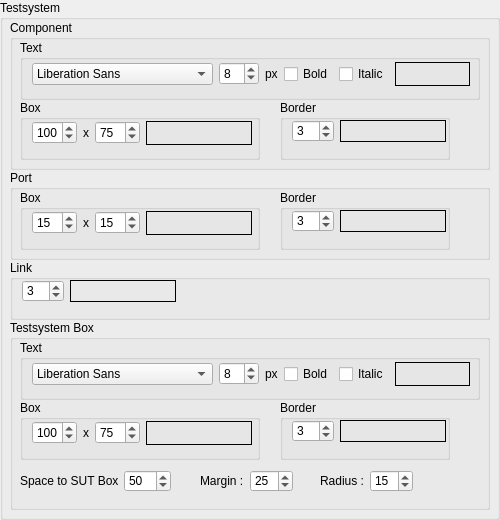
        <widget class="QGroupBox" name="_tsGroupBox">
         <property name="minimumSize">
          <size>
           <width>500</width>
           <height>520</height>
          </size>
         </property>
         <property name="maximumSize">
          <size>
           <width>500</width>
           <height>520</height>
          </size>
         </property>
         <property name="title">
          <string>Testsystem</string>
         </property>
         <property name="flat">
          <bool>true</bool>
         </property>
         <widget class="QGroupBox" name="_tsCompGroupBox">
          <property name="geometry">
           <rect>
            <x>10</x>
            <y>20</y>
            <width>480</width>
            <height>150</height>
           </rect>
          </property>
          <property name="minimumSize">
           <size>
            <width>480</width>
            <height>150</height>
           </size>
          </property>
          <property name="maximumSize">
           <size>
            <width>480</width>
            <height>150</height>
           </size>
          </property>
          <property name="title">
           <string>Component</string>
          </property>
          <widget class="QGroupBox" name="_tsCompTextFontGroupBox">
           <property name="geometry">
            <rect>
             <x>10</x>
             <y>20</y>
             <width>460</width>
             <height>60</height>
            </rect>
           </property>
           <property name="minimumSize">
            <size>
             <width>460</width>
             <height>60</height>
            </size>
           </property>
           <property name="maximumSize">
            <size>
             <width>460</width>
             <height>60</height>
            </size>
           </property>
           <property name="title">
            <string>Text</string>
           </property>
           <widget class="QWidget" name="layoutWidget_10">
            <property name="geometry">
             <rect>
              <x>12</x>
              <y>22</y>
              <width>438</width>
              <height>24</height>
             </rect>
            </property>
            <layout class="QHBoxLayout" name="_tsCompTextFontHorizontalLayout">
             <item>
              <widget class="QFontComboBox" name="_tsCompTextFontComboBox">
               <property name="sizePolicy">
                <sizepolicy hsizetype="Expanding" vsizetype="Fixed">
                 <horstretch>0</horstretch>
                 <verstretch>0</verstretch>
                </sizepolicy>
               </property>
               <property name="editable">
                <bool>false</bool>
               </property>
               <property name="currentFont">
                <font>
                 <family>MS Sans Serif</family>
                </font>
               </property>
              </widget>
             </item>
             <item>
              <layout class="QHBoxLayout" name="_tsCompTexFontSizeHorizontalLayout">
               <item>
                <widget class="QSpinBox" name="_tsCompTextFontSizeSpinBox">
                 <property name="sizePolicy">
                  <sizepolicy hsizetype="Expanding" vsizetype="Fixed">
                   <horstretch>0</horstretch>
                   <verstretch>0</verstretch>
                  </sizepolicy>
                 </property>
                 <property name="minimumSize">
                  <size>
                   <width>40</width>
                   <height>0</height>
                  </size>
                 </property>
                 <property name="minimum">
                  <number>6</number>
                 </property>
                 <property name="maximum">
                  <number>72</number>
                 </property>
                 <property name="value">
                  <number>8</number>
                 </property>
                </widget>
               </item>
               <item>
                <widget class="QLabel" name="_tsCompTextFontSizeUnitLabel">
                 <property name="text">
                  <string>px</string>
                 </property>
                </widget>
               </item>
              </layout>
             </item>
             <item>
              <widget class="QCheckBox" name="_tsCompTextFontBoldCheckBox">
               <property name="text">
                <string>Bold</string>
               </property>
              </widget>
             </item>
             <item>
              <widget class="QCheckBox" name="_tsCompTextFontItalicCheckBox">
               <property name="text">
                <string>Italic</string>
               </property>
              </widget>
             </item>
             <item>
              <widget class="ClickableLabel" name="_tsCompTextSelectedColor">
               <property name="minimumSize">
                <size>
                 <width>75</width>
                 <height>0</height>
                </size>
               </property>
               <property name="frameShape">
                <enum>QFrame::Box</enum>
               </property>
               <property name="text">
                <string/>
               </property>
              </widget>
             </item>
            </layout>
           </widget>
          </widget>
          <widget class="QGroupBox" name="_tsCompBorderGroupBox">
           <property name="geometry">
            <rect>
             <x>270</x>
             <y>80</y>
             <width>170</width>
             <height>60</height>
            </rect>
           </property>
           <property name="minimumSize">
            <size>
             <width>170</width>
             <height>60</height>
            </size>
           </property>
           <property name="maximumSize">
            <size>
             <width>170</width>
             <height>60</height>
            </size>
           </property>
           <property name="title">
            <string>Border</string>
           </property>
           <widget class="QWidget" name="layoutWidget_11">
            <property name="geometry">
             <rect>
              <x>12</x>
              <y>20</y>
              <width>154</width>
              <height>22</height>
             </rect>
            </property>
            <layout class="QHBoxLayout" name="_tsCompBorderHorizontalLayout">
             <item>
              <widget class="QSpinBox" name="_tsCompBorderWidthSpinBox">
               <property name="minimumSize">
                <size>
                 <width>40</width>
                 <height>0</height>
                </size>
               </property>
               <property name="minimum">
                <number>1</number>
               </property>
               <property name="maximum">
                <number>10</number>
               </property>
               <property name="value">
                <number>3</number>
               </property>
              </widget>
             </item>
             <item>
              <widget class="ClickableLabel" name="_tsCompBorderSelectedColor">
               <property name="minimumSize">
                <size>
                 <width>106</width>
                 <height>0</height>
                </size>
               </property>
               <property name="frameShape">
                <enum>QFrame::Box</enum>
               </property>
               <property name="text">
                <string/>
               </property>
              </widget>
             </item>
            </layout>
           </widget>
          </widget>
          <widget class="QGroupBox" name="_tsCompBoxGroupBox">
           <property name="geometry">
            <rect>
             <x>10</x>
             <y>80</y>
             <width>240</width>
             <height>60</height>
            </rect>
           </property>
           <property name="minimumSize">
            <size>
             <width>240</width>
             <height>60</height>
            </size>
           </property>
           <property name="maximumSize">
            <size>
             <width>240</width>
             <height>60</height>
            </size>
           </property>
           <property name="title">
            <string>Box</string>
           </property>
           <widget class="QWidget" name="layoutWidget_12">
            <property name="geometry">
             <rect>
              <x>12</x>
              <y>21</y>
              <width>220</width>
              <height>24</height>
             </rect>
            </property>
            <layout class="QHBoxLayout" name="_tsCompBoxHorizontalLayout">
             <item>
              <layout class="QHBoxLayout" name="_tsCompBoxSizeHorizontalLayout" stretch="5,1,5">
               <item>
                <widget class="QSpinBox" name="_tsCompBoxWSpinBox">
                 <property name="minimum">
                  <number>16</number>
                 </property>
                 <property name="maximum">
                  <number>256</number>
                 </property>
                 <property name="value">
                  <number>100</number>
                 </property>
                </widget>
               </item>
               <item>
                <widget class="QLabel" name="_tsCompBoxSizeLabel">
                 <property name="text">
                  <string>x</string>
                 </property>
                </widget>
               </item>
               <item>
                <widget class="QSpinBox" name="_tsCompBoxHSpinBox">
                 <property name="minimum">
                  <number>16</number>
                 </property>
                 <property name="maximum">
                  <number>256</number>
                 </property>
                 <property name="value">
                  <number>75</number>
                 </property>
                </widget>
               </item>
              </layout>
             </item>
             <item>
              <widget class="ClickableLabel" name="_tsCompBoxSelectedColor">
               <property name="minimumSize">
                <size>
                 <width>106</width>
                 <height>0</height>
                </size>
               </property>
               <property name="frameShape">
                <enum>QFrame::Box</enum>
               </property>
               <property name="text">
                <string/>
               </property>
              </widget>
             </item>
            </layout>
           </widget>
          </widget>
         </widget>
         <widget class="QGroupBox" name="_tsBoxGroupBox">
          <property name="geometry">
           <rect>
            <x>10</x>
            <y>320</y>
            <width>480</width>
            <height>190</height>
           </rect>
          </property>
          <property name="minimumSize">
           <size>
            <width>480</width>
            <height>190</height>
           </size>
          </property>
          <property name="maximumSize">
           <size>
            <width>480</width>
            <height>190</height>
           </size>
          </property>
          <property name="title">
           <string>Testsystem Box</string>
          </property>
          <widget class="QGroupBox" name="_tsBoxTextFontGroupBox">
           <property name="geometry">
            <rect>
             <x>10</x>
             <y>20</y>
             <width>460</width>
             <height>60</height>
            </rect>
           </property>
           <property name="minimumSize">
            <size>
             <width>460</width>
             <height>60</height>
            </size>
           </property>
           <property name="maximumSize">
            <size>
             <width>460</width>
             <height>60</height>
            </size>
           </property>
           <property name="title">
            <string>Text</string>
           </property>
           <widget class="QWidget" name="layoutWidget_13">
            <property name="geometry">
             <rect>
              <x>12</x>
              <y>22</y>
              <width>438</width>
              <height>24</height>
             </rect>
            </property>
            <layout class="QHBoxLayout" name="_tsBoxTextFontHorizontalLayout">
             <item>
              <widget class="QFontComboBox" name="_tsBoxTextFontComboBox">
               <property name="sizePolicy">
                <sizepolicy hsizetype="Expanding" vsizetype="Fixed">
                 <horstretch>0</horstretch>
                 <verstretch>0</verstretch>
                </sizepolicy>
               </property>
               <property name="editable">
                <bool>false</bool>
               </property>
               <property name="currentFont">
                <font>
                 <family>MS Sans Serif</family>
                </font>
               </property>
              </widget>
             </item>
             <item>
              <layout class="QHBoxLayout" name="_tsBoxTexFontSizeHorizontalLayout">
               <item>
                <widget class="QSpinBox" name="_tsBoxTextFontSizeSpinBox">
                 <property name="sizePolicy">
                  <sizepolicy hsizetype="Expanding" vsizetype="Fixed">
                   <horstretch>0</horstretch>
                   <verstretch>0</verstretch>
                  </sizepolicy>
                 </property>
                 <property name="minimumSize">
                  <size>
                   <width>40</width>
                   <height>0</height>
                  </size>
                 </property>
                 <property name="minimum">
                  <number>6</number>
                 </property>
                 <property name="maximum">
                  <number>72</number>
                 </property>
                 <property name="value">
                  <number>8</number>
                 </property>
                </widget>
               </item>
               <item>
                <widget class="QLabel" name="_tsBoxTextFontSizeUnitLabel">
                 <property name="text">
                  <string>px</string>
                 </property>
                </widget>
               </item>
              </layout>
             </item>
             <item>
              <widget class="QCheckBox" name="_tsBoxTextFontBoldCheckBox">
               <property name="text">
                <string>Bold</string>
               </property>
              </widget>
             </item>
             <item>
              <widget class="QCheckBox" name="_tsBoxTextFontItalicCheckBox">
               <property name="text">
                <string>Italic</string>
               </property>
              </widget>
             </item>
             <item>
              <widget class="ClickableLabel" name="_tsBoxTextSelectedColor">
               <property name="minimumSize">
                <size>
                 <width>75</width>
                 <height>0</height>
                </size>
               </property>
               <property name="frameShape">
                <enum>QFrame::Box</enum>
               </property>
               <property name="text">
                <string/>
               </property>
              </widget>
             </item>
            </layout>
           </widget>
          </widget>
          <widget class="QGroupBox" name="_tsBoxBorderGroupBox">
           <property name="geometry">
            <rect>
             <x>270</x>
             <y>80</y>
             <width>170</width>
             <height>60</height>
            </rect>
           </property>
           <property name="minimumSize">
            <size>
             <width>170</width>
             <height>60</height>
            </size>
           </property>
           <property name="maximumSize">
            <size>
             <width>170</width>
             <height>60</height>
            </size>
           </property>
           <property name="title">
            <string>Border</string>
           </property>
           <widget class="QWidget" name="layoutWidget_14">
            <property name="geometry">
             <rect>
              <x>12</x>
              <y>20</y>
              <width>154</width>
              <height>22</height>
             </rect>
            </property>
            <layout class="QHBoxLayout" name="_tsBoxBorderHorizontalLayout">
             <item>
              <widget class="QSpinBox" name="_tsBoxBorderWidthSpinBox">
               <property name="minimumSize">
                <size>
                 <width>40</width>
                 <height>0</height>
                </size>
               </property>
               <property name="minimum">
                <number>1</number>
               </property>
               <property name="maximum">
                <number>10</number>
               </property>
               <property name="value">
                <number>3</number>
               </property>
              </widget>
             </item>
             <item>
              <widget class="ClickableLabel" name="_tsBoxBorderSelectedColor">
               <property name="minimumSize">
                <size>
                 <width>106</width>
                 <height>0</height>
                </size>
               </property>
               <property name="frameShape">
                <enum>QFrame::Box</enum>
               </property>
               <property name="text">
                <string/>
               </property>
              </widget>
             </item>
            </layout>
           </widget>
          </widget>
          <widget class="QGroupBox" name="_tsBoxBoxGroupBox">
           <property name="geometry">
            <rect>
             <x>10</x>
             <y>80</y>
             <width>240</width>
             <height>60</height>
            </rect>
           </property>
           <property name="minimumSize">
            <size>
             <width>240</width>
             <height>60</height>
            </size>
           </property>
           <property name="maximumSize">
            <size>
             <width>240</width>
             <height>60</height>
            </size>
           </property>
           <property name="title">
            <string>Box</string>
           </property>
           <widget class="QWidget" name="layoutWidget_15">
            <property name="geometry">
             <rect>
              <x>12</x>
              <y>21</y>
              <width>220</width>
              <height>24</height>
             </rect>
            </property>
            <layout class="QHBoxLayout" name="_tsBoxBoxHorizontalLayout">
             <item>
              <layout class="QHBoxLayout" name="_tsBoxBoxSizeHorizontalLayout" stretch="5,1,5">
               <item>
                <widget class="QSpinBox" name="_tsBoxBoxWSpinBox">
                 <property name="minimum">
                  <number>16</number>
                 </property>
                 <property name="maximum">
                  <number>256</number>
                 </property>
                 <property name="value">
                  <number>100</number>
                 </property>
                </widget>
               </item>
               <item>
                <widget class="QLabel" name="_tsBoxBoxSizeLabel">
                 <property name="text">
                  <string>x</string>
                 </property>
                </widget>
               </item>
               <item>
                <widget class="QSpinBox" name="_tsBoxBoxHSpinBox">
                 <property name="minimum">
                  <number>16</number>
                 </property>
                 <property name="maximum">
                  <number>256</number>
                 </property>
                 <property name="value">
                  <number>75</number>
                 </property>
                </widget>
               </item>
              </layout>
             </item>
             <item>
              <widget class="ClickableLabel" name="_tsBoxBoxSelectedColor">
               <property name="minimumSize">
                <size>
                 <width>106</width>
                 <height>0</height>
                </size>
               </property>
               <property name="frameShape">
                <enum>QFrame::Box</enum>
               </property>
               <property name="text">
                <string/>
               </property>
              </widget>
             </item>
            </layout>
           </widget>
          </widget>
          <widget class="QWidget" name="layoutWidget_16">
           <property name="geometry">
            <rect>
             <x>10</x>
             <y>150</y>
             <width>151</width>
             <height>22</height>
            </rect>
           </property>
           <layout class="QHBoxLayout" name="_tsBoxCompMarginHorizontalLayout">
            <item>
             <widget class="QLabel" name="_tsSpaceToSutBoxLabel">
              <property name="text">
               <string>Space to SUT Box : </string>
              </property>
             </widget>
            </item>
            <item>
             <widget class="QSpinBox" name="_tsSpaceToSutBoxSpinBox">
              <property name="minimum">
               <number>1</number>
              </property>
              <property name="maximum">
               <number>200</number>
              </property>
              <property name="value">
               <number>50</number>
              </property>
             </widget>
            </item>
           </layout>
          </widget>
          <widget class="QWidget" name="layoutWidget_17">
           <property name="geometry">
            <rect>
             <x>310</x>
             <y>150</y>
             <width>93</width>
             <height>22</height>
            </rect>
           </property>
           <layout class="QHBoxLayout" name="_tsBoxRadiusHorizontalLayout">
            <item>
             <widget class="QLabel" name="_tsBoxRadiusLabel">
              <property name="text">
               <string>Radius : </string>
              </property>
             </widget>
            </item>
            <item>
             <widget class="QSpinBox" name="_tsBoxRadiusSpinBox">
              <property name="minimum">
               <number>1</number>
              </property>
              <property name="maximum">
               <number>100</number>
              </property>
              <property name="value">
               <number>15</number>
              </property>
             </widget>
            </item>
           </layout>
          </widget>
          <widget class="QWidget" name="layoutWidget_18">
           <property name="geometry">
            <rect>
             <x>190</x>
             <y>150</y>
             <width>93</width>
             <height>22</height>
            </rect>
           </property>
           <layout class="QHBoxLayout" name="_tsBoxMarginHorizontalLayout">
            <item>
             <widget class="QLabel" name="_tsBoxMarginLabel">
              <property name="text">
               <string>Margin : </string>
              </property>
             </widget>
            </item>
            <item>
             <widget class="QSpinBox" name="_tsBoxMarginSpinBox">
              <property name="minimum">
               <number>1</number>
              </property>
              <property name="maximum">
               <number>200</number>
              </property>
              <property name="value">
               <number>25</number>
              </property>
             </widget>
            </item>
           </layout>
          </widget>
         </widget>
         <widget class="QGroupBox" name="_tsPortGroupBox">
          <property name="geometry">
           <rect>
            <x>10</x>
            <y>170</y>
            <width>480</width>
            <height>90</height>
           </rect>
          </property>
          <property name="minimumSize">
           <size>
            <width>480</width>
            <height>90</height>
           </size>
          </property>
          <property name="maximumSize">
           <size>
            <width>480</width>
            <height>90</height>
           </size>
          </property>
          <property name="title">
           <string>Port</string>
          </property>
          <widget class="QGroupBox" name="_tsPortBorderGroupBox">
           <property name="geometry">
            <rect>
             <x>270</x>
             <y>20</y>
             <width>170</width>
             <height>60</height>
            </rect>
           </property>
           <property name="minimumSize">
            <size>
             <width>170</width>
             <height>60</height>
            </size>
           </property>
           <property name="maximumSize">
            <size>
             <width>170</width>
             <height>60</height>
            </size>
           </property>
           <property name="title">
            <string>Border</string>
           </property>
           <widget class="QWidget" name="layoutWidget_8">
            <property name="geometry">
             <rect>
              <x>12</x>
              <y>20</y>
              <width>154</width>
              <height>22</height>
             </rect>
            </property>
            <layout class="QHBoxLayout" name="_tsPortBorderHorizontalLayout">
             <item>
              <widget class="QSpinBox" name="_tsPortBorderWidthSpinBox">
               <property name="minimumSize">
                <size>
                 <width>40</width>
                 <height>0</height>
                </size>
               </property>
               <property name="minimum">
                <number>1</number>
               </property>
               <property name="maximum">
                <number>10</number>
               </property>
               <property name="value">
                <number>3</number>
               </property>
              </widget>
             </item>
             <item>
              <widget class="ClickableLabel" name="_tsPortBorderSelectedColor">
               <property name="minimumSize">
                <size>
                 <width>106</width>
                 <height>0</height>
                </size>
               </property>
               <property name="frameShape">
                <enum>QFrame::Box</enum>
               </property>
               <property name="text">
                <string/>
               </property>
              </widget>
             </item>
            </layout>
           </widget>
          </widget>
          <widget class="QGroupBox" name="_tsPortBoxGroupBox">
           <property name="geometry">
            <rect>
             <x>10</x>
             <y>20</y>
             <width>240</width>
             <height>60</height>
            </rect>
           </property>
           <property name="minimumSize">
            <size>
             <width>240</width>
             <height>60</height>
            </size>
           </property>
           <property name="maximumSize">
            <size>
             <width>240</width>
             <height>60</height>
            </size>
           </property>
           <property name="title">
            <string>Box</string>
           </property>
           <widget class="QWidget" name="layoutWidget_9">
            <property name="geometry">
             <rect>
              <x>12</x>
              <y>21</y>
              <width>220</width>
              <height>24</height>
             </rect>
            </property>
            <layout class="QHBoxLayout" name="_tsPortBoxHorizontalLayout">
             <item>
              <layout class="QHBoxLayout" name="_tsPortBoxSizeHorizontalLayout" stretch="5,1,5">
               <item>
                <widget class="QSpinBox" name="_tsPortBoxWSpinBox">
                 <property name="minimum">
                  <number>4</number>
                 </property>
                 <property name="maximum">
                  <number>128</number>
                 </property>
                 <property name="value">
                  <number>15</number>
                 </property>
                </widget>
               </item>
               <item>
                <widget class="QLabel" name="_tsPortBoxSizeLabel">
                 <property name="text">
                  <string>x</string>
                 </property>
                </widget>
               </item>
               <item>
                <widget class="QSpinBox" name="_tsPortBoxHSpinBox">
                 <property name="minimum">
                  <number>4</number>
                 </property>
                 <property name="maximum">
                  <number>128</number>
                 </property>
                 <property name="value">
                  <number>15</number>
                 </property>
                </widget>
               </item>
              </layout>
             </item>
             <item>
              <widget class="ClickableLabel" name="_tsPortBoxSelectedColor">
               <property name="minimumSize">
                <size>
                 <width>106</width>
                 <height>0</height>
                </size>
               </property>
               <property name="frameShape">
                <enum>QFrame::Box</enum>
               </property>
               <property name="text">
                <string/>
               </property>
              </widget>
             </item>
            </layout>
           </widget>
          </widget>
         </widget>
         <widget class="QGroupBox" name="_tsLinkGroupBox">
          <property name="geometry">
           <rect>
            <x>10</x>
            <y>260</y>
            <width>480</width>
            <height>60</height>
           </rect>
          </property>
          <property name="minimumSize">
           <size>
            <width>480</width>
            <height>60</height>
           </size>
          </property>
          <property name="maximumSize">
           <size>
            <width>480</width>
            <height>60</height>
           </size>
          </property>
          <property name="title">
           <string>Link</string>
          </property>
          <widget class="QWidget" name="layoutWidget_7">
           <property name="geometry">
            <rect>
             <x>12</x>
             <y>20</y>
             <width>154</width>
             <height>22</height>
            </rect>
           </property>
           <layout class="QHBoxLayout" name="_tsLinkHorizontalLayout">
            <item>
             <widget class="QSpinBox" name="_tsLinkLineWidthSpinBox">
              <property name="minimumSize">
               <size>
                <width>40</width>
                <height>0</height>
               </size>
              </property>
              <property name="minimum">
               <number>1</number>
              </property>
              <property name="maximum">
               <number>10</number>
              </property>
              <property name="value">
               <number>3</number>
              </property>
             </widget>
            </item>
            <item>
             <widget class="ClickableLabel" name="_tsLinkLineSelectedColor">
              <property name="minimumSize">
               <size>
                <width>106</width>
                <height>0</height>
               </size>
              </property>
              <property name="maximumSize">
               <size>
                <width>106</width>
                <height>16777215</height>
               </size>
              </property>
              <property name="frameShape">
               <enum>QFrame::Box</enum>
              </property>
              <property name="text">
               <string/>
              </property>
             </widget>
            </item>
           </layout>
          </widget>
         </widget>
        </widget>
